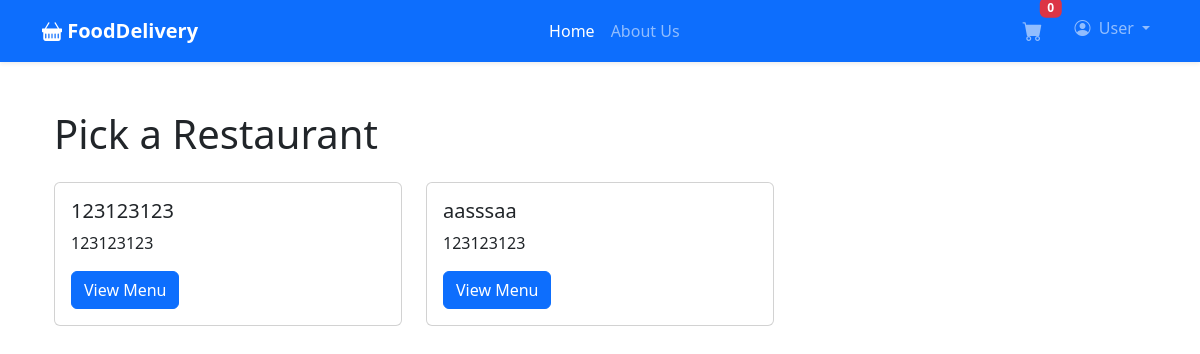
Page / (signed in) on the committed database.
### core/models.py (models this page shows)
class Restaurant(models.Model):
    owner       = models.ForeignKey(
                    User,
                    related_name='restaurants',
                    on_delete=models.CASCADE
                  )
    name        = models.CharField(max_length=255)
    description = models.TextField(blank=True)
    address     = models.CharField(max_length=255, blank=True)
    phone       = models.CharField(max_length=20, blank=True)
    avg_rating  = models.DecimalField(max_digits=2, decimal_places=1, default=0)
    created_at  = models.DateTimeField(auto_now_add=True)
    updated_at  = models.DateTimeField(auto_now=True)

### core/views.py (the view)
# urls.py: path('',views.home,name='home'),
def home(request):
    user_id = request.session.get('user_id')
    if not user_id:
        return redirect('core:login')
    try:
        current_user = User.objects.get(id=user_id)
    except User.DoesNotExist:
        return redirect('core:login')
    if current_user.user_type == User.RESTAURANT:
        restaurant = Restaurant.objects.filter(owner=current_user).first()
        items = restaurant.menu_items.all() if restaurant else []
        return render(request, 'home.html', {
            'current_user': current_user,
            'restaurant': restaurant,
            'items': items,
        })
    else:
        restaurants = Restaurant.objects.all()
        return render(request, 'home.html', {
            'current_user': current_user,
            'restaurants': restaurants,
        })

### core/templates/home.html (shortened to what this page needs)
{% extends "index.html" %}
{% block content %}
<div class="container my-4">
  {% if current_user.user_type == 2 %}
    <h1 class="mb-3">Welcome, {{ current_user.first_name }}!</h1>
    {% if restaurant %}
      <p>Your Restaurant: <strong>{{ restaurant.name }}</strong></p>
      <button id="addBtn"
              class="btn btn-success mb-4"
              data-bs-toggle="modal"
              data-bs-target="#menuItemModal">
        + Add New Menu Item
      </button>
      <h2>Your Menu</h2>
      <div class="row">
        {% for item in items %}
          <div class="col-md-4 mb-3">
            <div class="card h-100 position-relative">
              {% if item.image_url %}
                <img src="{{ item.image_url }}"
                     class="card-img-top"
                     alt="{{ item.name }}"
                     style="object-fit: cover; height: 200px;">
              {% endif %}
              <form method="post"
                    action="{% url 'core:delete_menu_item' %}"
                    class="position-absolute top-0 end-0 m-2"
                    onsubmit="return confirm('Are you sure you want to delete “{{ item.name }}”?');">
                {% csrf_token %}
                <input type="hidden" name="item_id" value="{{ item.id }}">
                <button type="submit" class="btn btn-sm btn-danger p-1" title="Delete">
                  <i class="bi bi-trash-fill"></i>
                </button>
              </form>
              <div class="card-body d-flex flex-column">
                <h5 class="card-title">{{ item.name }}</h5>
                <p class="card-text">{{ item.description|default:"No description" }}</p>
                <p class="card-text mt-auto"><strong>₪{{ item.price }}</strong></p>
                <button type="button"
                        class="btn btn-sm btn-primary editBtn mt-2"
                        data-id="{{ item.id }}"
                        data-name="{{ item.name|escapejs }}"
                        data-description="{{ item.description|escapejs }}"
                        data-price="{{ item.price }}"
                        data-image-url="{{ item.image_url|default_if_none:''|escapejs }}"
                        data-bs-toggle="modal"
                        data-bs-target="#menuItemModal">
                  Edit
                </button>
              </div>
            </div>
          </div>
        {% empty %}
          <p>You haven’t added any menu items yet.</p>
        {% endfor %}
      </div>
    {% else %}
      <p><em>You don’t have a restaurant yet.</em></p>
    {% endif %}
  {% else %}
    <h1 class="mb-4">Pick a Restaurant</h1>
    <div class="row">
      {% for restaurant in restaurants %}
        <div class="col-md-4 mb-3">
          <div class="card h-100">
            <div class="card-body">
              <h5 class="card-title">{{ restaurant.name }}</h5>
              <p class="card-text">{{ restaurant.description|truncatechars:100 }}</p>
              <a href="{% url 'core:menu' restaurant.id %}" class="btn btn-primary">
                View Menu
              </a>
            </div>
          </div>
        </div>
      {% empty %}
        <p>No restaurants available right now.</p>
      {% endfor %}
    </div>
  {% endif %}
</div>
{% endblock %}

### rows in the picture
Restaurant: name "123123123", description "123123123"
Restaurant: name "aasssaa", description "123123123"

### other values in the picture
{{ request.session.user_first_name|default:"User" }} "User"
